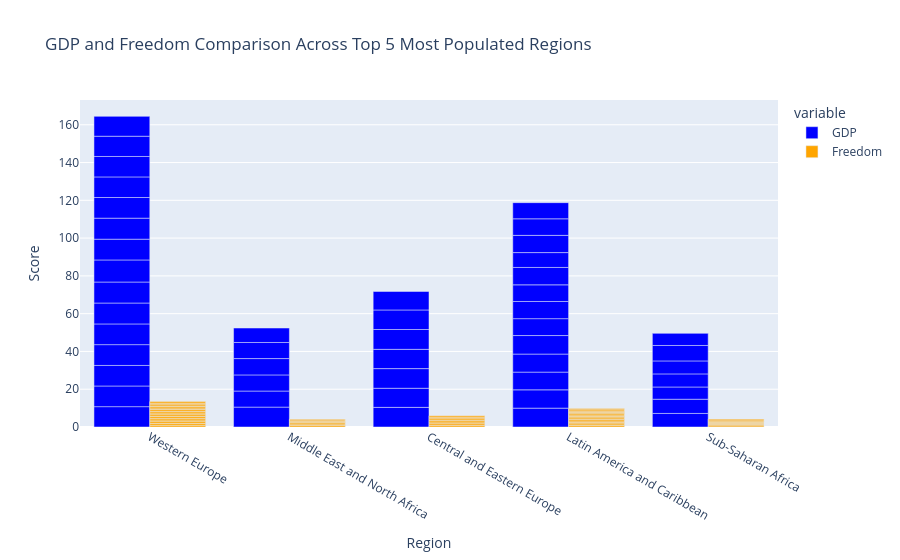

Source (notebook cell):
### Code cell
#Task 3 (stretch):** Build a **grouped bar chart** comparing 2 sub-factors (e.g. `GDP_per_capita` and `Freedom`) across the 5 most populated regions. Use colour meaningfully and write an insight title.
plot = px.bar(df[df['Region'].isin(df['Region'].value_counts().nlargest(5).index)],
              x='Region', y=['GDP','Freedom'], barmode='group',
                title='GDP and Freedom Comparison Across Top 5 Most Populated Regions',
                    labels={'value':'Score', 'Region':'Region'},
                    color_discrete_map={'GDP':'blue','Freedom':'orange'})
plot.show()

### Figure 1 — Plotly figure (JSON) as saved in the notebook; plotly's stock layout.template omitted (floating-point values rounded to 4 significant figures)
{"data": [{"alignmentgroup": "True", "hovertemplate": "variable=GDP<br>Region=%{x}<br>Score=%{y}<extra></extra>", "legendgroup": "GDP", "marker": {"color": "blue", "pattern": {"shape": ""}}, "name": "GDP", "offsetgroup": "GDP", "orientation": "v", "showlegend": true, "textposition": "auto", "type": "bar", "x": ["Western Europe", "Western Europe", "Western Europe", "Middle East and North Africa", "Western Europe", "Western Europe", "Western Europe", "Western Europe", "Western Europe", "Western Europe", "Western Europe", "Western Europe", "Western Europe", "Central and Eastern Europe", "Western Europe", "Central and Eastern Europe", "Central and Eastern Europe", "Western Europe", "Central and Eastern Europe", "Central and Eastern Europe", "Central and Eastern Europe", "Western Europe", "Central and Eastern Europe", "Latin America and Caribbean", "Latin America and Caribbean", "Latin America and Caribbean", "Latin America and Caribbean", "Latin America and Caribbean", "Latin America and Caribbean", "Latin America and Caribbean", "Latin America and Caribbean", "Latin America and Caribbean", "Latin America and Caribbean", "Latin America and Caribbean", "Latin America and Caribbean", "Latin America and Caribbean", "Sub-Saharan Africa", "Sub-Saharan Africa", "Sub-Saharan Africa", "Sub-Saharan Africa", "Sub-Saharan Africa", "Middle East and North Africa", "Middle East and North Africa", "Middle East and North Africa", "Middle East and North Africa", "Sub-Saharan Africa", "Middle East and North Africa", "Sub-Saharan Africa"], "xaxis": "x", "y": [10.78, 10.93, 10.88, 10.53, 11.02, 10.96, 11.07, 11.12, 11.68, 11.0, 11.12, 10.94, 10.9, 10.4, 10.83, 10.12, 10.39, 10.71, 10.21, 10.51, 10.34, 10.52, 9.794, 9.983, 9.695, 9.372, 9.558, 9.811, 8.941, 9.083, 8.822, 9.198, 7.867, 9.121, 8.763, 8.54, 7.184, 7.519, 6.48, 6.936, 6.866, 8.512, 8.536, 8.651, 8.519, 8.177, 7.65, 6.412], "yaxis": "y"}, {"alignmentgroup": "True", "hovertemplate": "variable=Freedom<br>Region=%{x}<br>Score=%{y}<extra></extra>", "legendgroup": "Freedom", "marker": {"color": "orange", "pattern": {"shape": ""}}, "name": "Freedom", "offsetgroup": "Freedom", "orientation": "v", "showlegend": true, "textposition": "auto", "type": "bar", "x": ["Western Europe", "Western Europe", "Western Europe", "Middle East and North Africa", "Western Europe", "Western Europe", "Western Europe", "Western Europe", "Western Europe", "Western Europe", "Western Europe", "Western Europe", "Western Europe", "Central and Eastern Europe", "Western Europe", "Central and Eastern Europe", "Central and Eastern Europe", "Western Europe", "Central and Eastern Europe", "Central and Eastern Europe", "Central and Eastern Europe", "Western Europe", "Central and Eastern Europe", "Latin America and Caribbean", "Latin America and Caribbean", "Latin America and Caribbean", "Latin America and Caribbean", "Latin America and Caribbean", "Latin America and Caribbean", "Latin America and Caribbean", "Latin America and Caribbean", "Latin America and Caribbean", "Latin America and Caribbean", "Latin America and Caribbean", "Latin America and Caribbean", "Latin America and Caribbean", "Sub-Saharan Africa", "Sub-Saharan Africa", "Sub-Saharan Africa", "Sub-Saharan Africa", "Sub-Saharan Africa", "Middle East and North Africa", "Middle East and North Africa", "Middle East and North Africa", "Middle East and North Africa", "Sub-Saharan Africa", "Middle East and North Africa", "Sub-Saharan Africa"], "xaxis": "x", "y": [0.949, 0.931, 0.961, 0.903, 0.879, 0.93, 0.939, 0.921, 0.893, 0.902, 0.916, 0.854, 0.857, 0.9, 0.847, 0.861, 0.9, 0.833, 0.843, 0.867, 0.836, 0.829, 0.754, 0.829, 0.845, 0.771, 0.752, 0.838, 0.82, 0.738, 0.73, 0.743, 0.586, 0.732, 0.727, 0.694, 0.68, 0.62, 0.567, 0.6, 0.648, 0.703, 0.72, 0.705, 0.682, 0.651, 0.444, 0.43], "yaxis": "y"}], "layout": {"barmode": "group", "legend": {"title": {"text": "variable"}, "tracegroupgap": 0}, "title": {"text": "GDP and Freedom Comparison Across Top 5 Most Populated Regions"}, "xaxis": {"anchor": "y", "domain": [0, 1], "title": {"text": "Region"}}, "yaxis": {"anchor": "x", "domain": [0, 1], "title": {"text": "Score"}}}}
